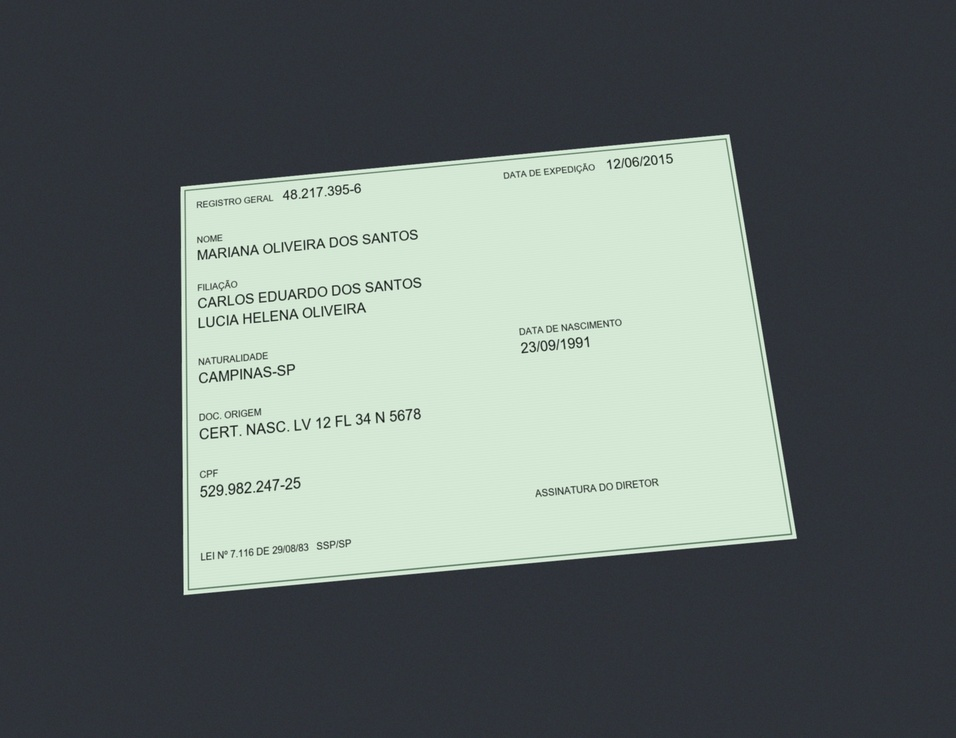
#> input picture apps/web/e2e/fixtures/rg-verso-ficticio.jpg, 956 x 738 px, shrunk from 2240 x 1728 before the run
$ python -i crops.py   (imports and definitions only)
#> lines starting #> are read from the running program, lines starting #| are printed output that depends on the picture
#> further down, picture is the input picture: shape (738, 956, 3); mean B, G, R 107.4, 109.6, 100.7
from dataclasses import dataclass

import cv2
import numpy as np

from identa.ocr.base import TextBox
from identa.parsers.layout import find_label

FACE_CASCADE = cv2.CascadeClassifier(cv2.data.haarcascades + "haarcascade_frontalface_default.xml")
SIGNATURE_LABELS = ("ASSINATURA DO TITULAR", "ASSINATURA DO PORTADOR")
FINGERPRINT_LABELS = ("POLEGAR DIREITO", "POLEGAR")
MINIMUM_FACE_RATIO = 0.08


@dataclass(frozen=True)
class Region:
    x0: int
    y0: int
    x1: int
    y1: int

    def clip(self, image: np.ndarray) -> "Region":
        height, width = image.shape[:2]
        return Region(max(self.x0, 0), max(self.y0, 0), min(self.x1, width), min(self.y1, height))

    # [5 lines left out: function crop, not called in this run]


def find_portrait(image: np.ndarray) -> np.ndarray | None:
    gray = cv2.equalizeHist(cv2.cvtColor(image, cv2.COLOR_BGR2GRAY))
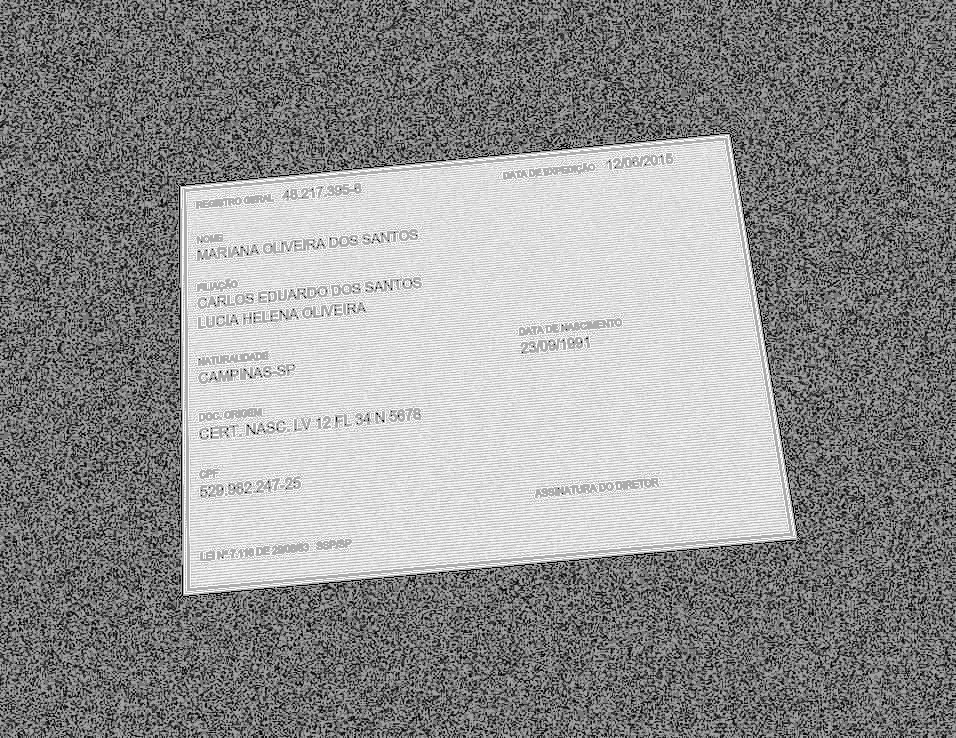
#> gray: shape (738, 956); min 0, max 255, mean 144.4
    minimum = int(min(gray.shape) * MINIMUM_FACE_RATIO)
#> minimum = 59
    faces = FACE_CASCADE.detectMultiScale(gray, scaleFactor=1.08, minNeighbors=6, minSize=(minimum, minimum))
#> faces = ()
    if len(faces) == 0:
        return None
    x, y, width, height = max(faces, key=lambda face: face[2] * face[3])
    return Region(int(x - width * 0.45), int(y - height * 0.55), int(x + width * 1.45), int(y + height * 1.75)).crop(image)


# [37 lines left out: functions ink_density, find_signature, find_fingerprint, not called in this run]

>>> import cv2
>>> picture = cv2.imread('../../../web/e2e/fixtures/rg-verso-ficticio.jpg')
>>> result = find_portrait(picture)
